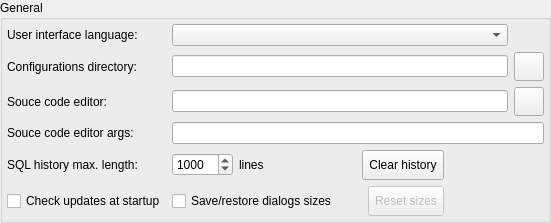
        <widget class="QGroupBox" name="general_gb">
         <property name="title">
          <string>General</string>
         </property>
         <layout class="QGridLayout" name="gridLayout_2">
          <property name="leftMargin">
           <number>4</number>
          </property>
          <property name="topMargin">
           <number>4</number>
          </property>
          <property name="rightMargin">
           <number>4</number>
          </property>
          <property name="bottomMargin">
           <number>4</number>
          </property>
          <item row="2" column="2">
           <widget class="QLineEdit" name="source_editor_edt">
            <property name="toolTip">
             <string/>
            </property>
            <property name="readOnly">
             <bool>false</bool>
            </property>
           </widget>
          </item>
          <item row="1" column="2">
           <widget class="QLineEdit" name="confs_dir_edt">
            <property name="readOnly">
             <bool>true</bool>
            </property>
           </widget>
          </item>
          <item row="2" column="3">
           <widget class="QToolButton" name="select_editor_btn">
            <property name="sizePolicy">
             <sizepolicy hsizetype="Preferred" vsizetype="Preferred">
              <horstretch>0</horstretch>
              <verstretch>0</verstretch>
             </sizepolicy>
            </property>
            <property name="minimumSize">
             <size>
              <width>0</width>
              <height>0</height>
             </size>
            </property>
            <property name="maximumSize">
             <size>
              <width>16777215</width>
              <height>16777215</height>
             </size>
            </property>
            <property name="toolTip">
             <string>Browse the source code editor application</string>
            </property>
            <property name="text">
             <string/>
            </property>
            <property name="icon">
             <iconset resource="../res/resources.qrc">
              <normaloff>:/icones/icones/abrir.png</normaloff>:/icones/icones/abrir.png</iconset>
            </property>
            <property name="iconSize">
             <size>
              <width>22</width>
              <height>22</height>
             </size>
            </property>
           </widget>
          </item>
          <item row="10" column="1">
           <widget class="QCheckBox" name="check_upd_chk">
            <property name="toolTip">
             <string>Check if there is a new version on server</string>
            </property>
            <property name="text">
             <string>Check updates at startup</string>
            </property>
            <property name="checked">
             <bool>false</bool>
            </property>
           </widget>
          </item>
          <item row="1" column="1">
           <widget class="QLabel" name="label_2">
            <property name="text">
             <string>Configurations directory:</string>
            </property>
           </widget>
          </item>
          <item row="2" column="1">
           <widget class="QLabel" name="label_3">
            <property name="text">
             <string>Souce code editor:</string>
            </property>
           </widget>
          </item>
          <item row="4" column="1">
           <widget class="QLabel" name="label_4">
            <property name="text">
             <string>Souce code editor args:</string>
            </property>
           </widget>
          </item>
          <item row="0" column="1">
           <widget class="QLabel" name="label_5">
            <property name="text">
             <string>User interface language:</string>
            </property>
           </widget>
          </item>
          <item row="7" column="2" colspan="2">
           <layout class="QHBoxLayout" name="horizontalLayout_19">
            <item>
             <widget class="QSpinBox" name="history_max_length_spb">
              <property name="sizePolicy">
               <sizepolicy hsizetype="Minimum" vsizetype="Fixed">
                <horstretch>0</horstretch>
                <verstretch>0</verstretch>
               </sizepolicy>
              </property>
              <property name="minimumSize">
               <size>
                <width>60</width>
                <height>0</height>
               </size>
              </property>
              <property name="minimum">
               <number>100</number>
              </property>
              <property name="maximum">
               <number>10000</number>
              </property>
              <property name="singleStep">
               <number>100</number>
              </property>
              <property name="value">
               <number>1000</number>
              </property>
             </widget>
            </item>
            <item>
             <widget class="QLabel" name="lines_lbl">
              <property name="sizePolicy">
               <sizepolicy hsizetype="Fixed" vsizetype="Preferred">
                <horstretch>0</horstretch>
                <verstretch>0</verstretch>
               </sizepolicy>
              </property>
              <property name="minimumSize">
               <size>
                <width>0</width>
                <height>0</height>
               </size>
              </property>
              <property name="maximumSize">
               <size>
                <width>16777215</width>
                <height>16777215</height>
               </size>
              </property>
              <property name="text">
               <string>lines</string>
              </property>
             </widget>
            </item>
            <item>
             <spacer name="horizontalSpacer_5">
              <property name="orientation">
               <enum>Qt::Horizontal</enum>
              </property>
              <property name="sizeType">
               <enum>QSizePolicy::Expanding</enum>
              </property>
              <property name="sizeHint" stdset="0">
               <size>
                <width>25</width>
                <height>20</height>
               </size>
              </property>
             </spacer>
            </item>
            <item>
             <widget class="QToolButton" name="clear_sql_history_tb">
              <property name="sizePolicy">
               <sizepolicy hsizetype="Preferred" vsizetype="Preferred">
                <horstretch>0</horstretch>
                <verstretch>0</verstretch>
               </sizepolicy>
              </property>
              <property name="minimumSize">
               <size>
                <width>0</width>
                <height>30</height>
               </size>
              </property>
              <property name="maximumSize">
               <size>
                <width>16777215</width>
                <height>16777215</height>
               </size>
              </property>
              <property name="focusPolicy">
               <enum>Qt::StrongFocus</enum>
              </property>
              <property name="toolTip">
               <string>Clear the entire SQL comand history.</string>
              </property>
              <property name="text">
               <string>Clear history</string>
              </property>
              <property name="icon">
               <iconset resource="../res/resources.qrc">
                <normaloff>:/icones/icones/limpartexto.png</normaloff>:/icones/icones/limpartexto.png</iconset>
              </property>
              <property name="iconSize">
               <size>
                <width>22</width>
                <height>22</height>
               </size>
              </property>
              <property name="toolButtonStyle">
               <enum>Qt::ToolButtonTextBesideIcon</enum>
              </property>
             </widget>
            </item>
            <item>
             <spacer name="horizontalSpacer_4">
              <property name="orientation">
               <enum>Qt::Horizontal</enum>
              </property>
              <property name="sizeType">
               <enum>QSizePolicy::Fixed</enum>
              </property>
              <property name="sizeHint" stdset="0">
               <size>
                <width>100</width>
                <height>20</height>
               </size>
              </property>
             </spacer>
            </item>
           </layout>
          </item>
          <item row="0" column="3">
           <widget class="QWidget" name="ui_language_hint" native="true">
            <property name="sizePolicy">
             <sizepolicy hsizetype="Fixed" vsizetype="Fixed">
              <horstretch>0</horstretch>
              <verstretch>0</verstretch>
             </sizepolicy>
            </property>
            <property name="minimumSize">
             <size>
              <width>22</width>
              <height>22</height>
             </size>
            </property>
            <property name="maximumSize">
             <size>
              <width>22</width>
              <height>22</height>
             </size>
            </property>
           </widget>
          </item>
          <item row="1" column="3">
           <widget class="QToolButton" name="open_dir_tb">
            <property name="sizePolicy">
             <sizepolicy hsizetype="Preferred" vsizetype="Preferred">
              <horstretch>0</horstretch>
              <verstretch>0</verstretch>
             </sizepolicy>
            </property>
            <property name="minimumSize">
             <size>
              <width>0</width>
              <height>0</height>
             </size>
            </property>
            <property name="maximumSize">
             <size>
              <width>16777215</width>
              <height>16777215</height>
             </size>
            </property>
            <property name="toolTip">
             <string>Open in file manager</string>
            </property>
            <property name="text">
             <string/>
            </property>
            <property name="icon">
             <iconset resource="../res/resources.qrc">
              <normaloff>:/icones/icones/abrir.png</normaloff>:/icones/icones/abrir.png</iconset>
            </property>
            <property name="iconSize">
             <size>
              <width>22</width>
              <height>22</height>
             </size>
            </property>
           </widget>
          </item>
          <item row="0" column="2">
           <widget class="QComboBox" name="ui_language_cmb">
            <property name="statusTip">
             <string>Overrides the default user interface language defined by the system. Requires restarting the program. &lt;strong&gt;NOTE:&lt;/strong&gt; UI translations are third party collaborations thus any typo or mistake should be reported directly to their respective maintainers.</string>
            </property>
           </widget>
          </item>
          <item row="7" column="1">
           <widget class="QLabel" name="sql_history_lbl">
            <property name="sizePolicy">
             <sizepolicy hsizetype="Fixed" vsizetype="Preferred">
              <horstretch>0</horstretch>
              <verstretch>0</verstretch>
             </sizepolicy>
            </property>
            <property name="minimumSize">
             <size>
              <width>0</width>
              <height>0</height>
             </size>
            </property>
            <property name="text">
             <string>SQL history max. length:</string>
            </property>
           </widget>
          </item>
          <item row="4" column="2" colspan="2">
           <widget class="QLineEdit" name="source_editor_args_edt">
            <property name="toolTip">
             <string/>
            </property>
            <property name="readOnly">
             <bool>false</bool>
            </property>
           </widget>
          </item>
          <item row="10" column="2" colspan="2">
           <layout class="QHBoxLayout" name="horizontalLayout_21">
            <item>
             <widget class="QCheckBox" name="save_restore_geometry_chk">
              <property name="text">
               <string>Save/restore dialogs sizes</string>
              </property>
             </widget>
            </item>
            <item>
             <spacer name="horizontalSpacer_9">
              <property name="orientation">
               <enum>Qt::Horizontal</enum>
              </property>
              <property name="sizeType">
               <enum>QSizePolicy::Expanding</enum>
              </property>
              <property name="sizeHint" stdset="0">
               <size>
                <width>25</width>
                <height>20</height>
               </size>
              </property>
             </spacer>
            </item>
            <item>
             <widget class="QToolButton" name="reset_sizes_tb">
              <property name="enabled">
               <bool>false</bool>
              </property>
              <property name="sizePolicy">
               <sizepolicy hsizetype="Preferred" vsizetype="Preferred">
                <horstretch>0</horstretch>
                <verstretch>0</verstretch>
               </sizepolicy>
              </property>
              <property name="minimumSize">
               <size>
                <width>0</width>
                <height>30</height>
               </size>
              </property>
              <property name="maximumSize">
               <size>
                <width>16777215</width>
                <height>16777215</height>
               </size>
              </property>
              <property name="focusPolicy">
               <enum>Qt::StrongFocus</enum>
              </property>
              <property name="toolTip">
               <string>Reset the dialogs sizes and positions to their default values.</string>
              </property>
              <property name="text">
               <string>Reset sizes</string>
              </property>
              <property name="icon">
               <iconset resource="../res/resources.qrc">
                <normaloff>:/icones/icones/atualizar.png</normaloff>:/icones/icones/atualizar.png</iconset>
              </property>
              <property name="iconSize">
               <size>
                <width>22</width>
                <height>22</height>
               </size>
              </property>
              <property name="toolButtonStyle">
               <enum>Qt::ToolButtonTextBesideIcon</enum>
              </property>
             </widget>
            </item>
            <item>
             <spacer name="horizontalSpacer_10">
              <property name="orientation">
               <enum>Qt::Horizontal</enum>
              </property>
              <property name="sizeType">
               <enum>QSizePolicy::Fixed</enum>
              </property>
              <property name="sizeHint" stdset="0">
               <size>
                <width>100</width>
                <height>20</height>
               </size>
              </property>
             </spacer>
            </item>
           </layout>
          </item>
         </layout>
        </widget>
